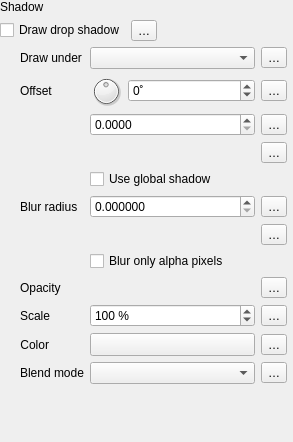
                    <widget class="QWidget" name="scrollAreaWidgetContents_8">
                     <property name="geometry">
                      <rect>
                       <x>0</x>
                       <y>0</y>
                       <width>293</width>
                       <height>442</height>
                      </rect>
                     </property>
                     <layout class="QVBoxLayout" name="verticalLayout_22">
                      <property name="leftMargin">
                       <number>0</number>
                      </property>
                      <property name="topMargin">
                       <number>0</number>
                      </property>
                      <property name="rightMargin">
                       <number>6</number>
                      </property>
                      <property name="bottomMargin">
                       <number>0</number>
                      </property>
                      <item>
                       <layout class="QGridLayout" name="gridLayout_38">
                        <item row="1" column="2">
                         <spacer name="horizontalSpacer_14">
                          <property name="orientation">
                           <enum>Qt::Orientation::Horizontal</enum>
                          </property>
                          <property name="sizeHint" stdset="0">
                           <size>
                            <width>0</width>
                            <height>20</height>
                           </size>
                          </property>
                         </spacer>
                        </item>
                        <item row="1" column="0">
                         <widget class="QCheckBox" name="mShadowDrawChkBx">
                          <property name="sizePolicy">
                           <sizepolicy hsizetype="Maximum" vsizetype="Fixed">
                            <horstretch>0</horstretch>
                            <verstretch>0</verstretch>
                           </sizepolicy>
                          </property>
                          <property name="text">
                           <string>Draw drop shadow</string>
                          </property>
                         </widget>
                        </item>
                        <item row="1" column="1">
                         <widget class="QgsPropertyOverrideButton" name="mShadowDrawDDBtn">
                          <property name="text">
                           <string>…</string>
                          </property>
                         </widget>
                        </item>
                        <item row="2" column="0" colspan="3">
                         <widget class="QFrame" name="mShadowFrame">
                          <layout class="QGridLayout" name="gridLayout_7">
                           <property name="leftMargin">
                            <number>20</number>
                           </property>
                           <property name="topMargin">
                            <number>0</number>
                           </property>
                           <property name="rightMargin">
                            <number>0</number>
                           </property>
                           <property name="bottomMargin">
                            <number>0</number>
                           </property>
                           <item row="10" column="1">
                            <widget class="QgsColorButton" name="mShadowColorBtn">
                             <property name="sizePolicy">
                              <sizepolicy hsizetype="Expanding" vsizetype="Fixed">
                               <horstretch>0</horstretch>
                               <verstretch>0</verstretch>
                              </sizepolicy>
                             </property>
                            </widget>
                           </item>
                           <item row="5" column="1">
                            <widget class="QgsDoubleSpinBox" name="mShadowRadiusDblSpnBx">
                             <property name="decimals">
                              <number>6</number>
                             </property>
                             <property name="maximum">
                              <double>999999999.990000009536743</double>
                             </property>
                             <property name="showClearButton" stdset="0">
                              <bool>false</bool>
                             </property>
                            </widget>
                           </item>
                           <item row="9" column="0">
                            <widget class="QLabel" name="label_29">
                             <property name="text">
                              <string>Scale</string>
                             </property>
                            </widget>
                           </item>
                           <item row="5" column="0">
                            <widget class="QLabel" name="label_27">
                             <property name="text">
                              <string>Blur radius</string>
                             </property>
                            </widget>
                           </item>
                           <item row="7" column="1">
                            <widget class="QCheckBox" name="mShadowRadiusAlphaChkBx">
                             <property name="sizePolicy">
                              <sizepolicy hsizetype="MinimumExpanding" vsizetype="Fixed">
                               <horstretch>0</horstretch>
                               <verstretch>0</verstretch>
                              </sizepolicy>
                             </property>
                             <property name="text">
                              <string>Blur only alpha pixels</string>
                             </property>
                            </widget>
                           </item>
                           <item row="2" column="1">
                            <widget class="QgsDoubleSpinBox" name="mShadowOffsetSpnBx">
                             <property name="decimals">
                              <number>4</number>
                             </property>
                             <property name="minimum">
                              <double>0.000000000000000</double>
                             </property>
                             <property name="maximum">
                              <double>9999999.000000000000000</double>
                             </property>
                             <property name="singleStep">
                              <double>0.100000000000000</double>
                             </property>
                             <property name="showClearButton" stdset="0">
                              <bool>false</bool>
                             </property>
                            </widget>
                           </item>
                           <item row="4" column="1">
                            <widget class="QCheckBox" name="mShadowOffsetGlobalChkBx">
                             <property name="sizePolicy">
                              <sizepolicy hsizetype="MinimumExpanding" vsizetype="Fixed">
                               <horstretch>0</horstretch>
                               <verstretch>0</verstretch>
                              </sizepolicy>
                             </property>
                             <property name="toolTip">
                              <string>Label's rotation is ignored</string>
                             </property>
                             <property name="text">
                              <string>Use global shadow</string>
                             </property>
                            </widget>
                           </item>
                           <item row="11" column="1">
                            <widget class="QgsBlendModeComboBox" name="mShadowBlendCmbBx"/>
                           </item>
                           <item row="1" column="1">
                            <layout class="QHBoxLayout" name="horizontalLayout_24">
                             <item>
                              <widget class="QDial" name="mShadowOffsetAngleDial">
                               <property name="minimumSize">
                                <size>
                                 <width>32</width>
                                 <height>32</height>
                                </size>
                               </property>
                               <property name="maximumSize">
                                <size>
                                 <width>32</width>
                                 <height>32</height>
                                </size>
                               </property>
                               <property name="minimum">
                                <number>-180</number>
                               </property>
                               <property name="maximum">
                                <number>180</number>
                               </property>
                               <property name="value">
                                <number>0</number>
                               </property>
                               <property name="invertedControls">
                                <bool>true</bool>
                               </property>
                               <property name="wrapping">
                                <bool>true</bool>
                               </property>
                              </widget>
                             </item>
                             <item>
                              <widget class="QgsSpinBox" name="mShadowOffsetAngleSpnBx">
                               <property name="wrapping">
                                <bool>true</bool>
                               </property>
                               <property name="suffix">
                                <string>˚</string>
                               </property>
                               <property name="minimum">
                                <number>-360</number>
                               </property>
                               <property name="maximum">
                                <number>360</number>
                               </property>
                               <property name="showClearButton" stdset="0">
                                <bool>false</bool>
                               </property>
                              </widget>
                             </item>
                            </layout>
                           </item>
                           <item row="0" column="1">
                            <widget class="QComboBox" name="mShadowUnderCmbBx">
                             <property name="minimumSize">
                              <size>
                               <width>150</width>
                               <height>0</height>
                              </size>
                             </property>
                            </widget>
                           </item>
                           <item row="0" column="0">
                            <widget class="QLabel" name="label_17">
                             <property name="text">
                              <string>Draw under</string>
                             </property>
                            </widget>
                           </item>
                           <item row="9" column="1">
                            <widget class="QgsSpinBox" name="mShadowScaleSpnBx">
                             <property name="suffix">
                              <string> %</string>
                             </property>
                             <property name="maximum">
                              <number>2000</number>
                             </property>
                             <property name="value">
                              <number>100</number>
                             </property>
                             <property name="showClearButton" stdset="0">
                              <bool>false</bool>
                             </property>
                            </widget>
                           </item>
                           <item row="11" column="0">
                            <widget class="QLabel" name="label_30">
                             <property name="text">
                              <string>Blend mode</string>
                             </property>
                            </widget>
                           </item>
                           <item row="1" column="0">
                            <widget class="QLabel" name="label_9">
                             <property name="text">
                              <string>Offset</string>
                             </property>
                            </widget>
                           </item>
                           <item row="10" column="0">
                            <widget class="QLabel" name="label_33">
                             <property name="sizePolicy">
                              <sizepolicy hsizetype="Maximum" vsizetype="Preferred">
                               <horstretch>0</horstretch>
                               <verstretch>0</verstretch>
                              </sizepolicy>
                             </property>
                             <property name="text">
                              <string>Color</string>
                             </property>
                             <property name="alignment">
                              <set>Qt::AlignmentFlag::AlignRight|Qt::AlignmentFlag::AlignTrailing|Qt::AlignmentFlag::AlignVCenter</set>
                             </property>
                            </widget>
                           </item>
                           <item row="8" column="0">
                            <widget class="QLabel" name="label_28">
                             <property name="text">
                              <string>Opacity</string>
                             </property>
                            </widget>
                           </item>
                           <item row="0" column="2">
                            <widget class="QgsPropertyOverrideButton" name="mShadowUnderDDBtn">
                             <property name="text">
                              <string>…</string>
                             </property>
                            </widget>
                           </item>
                           <item row="1" column="2">
                            <widget class="QgsPropertyOverrideButton" name="mShadowOffsetAngleDDBtn">
                             <property name="text">
                              <string>…</string>
                             </property>
                            </widget>
                           </item>
                           <item row="2" column="2">
                            <widget class="QgsPropertyOverrideButton" name="mShadowOffsetDDBtn">
                             <property name="text">
                              <string>…</string>
                             </property>
                            </widget>
                           </item>
                           <item row="3" column="2">
                            <widget class="QgsPropertyOverrideButton" name="mShadowOffsetUnitsDDBtn">
                             <property name="text">
                              <string>…</string>
                             </property>
                            </widget>
                           </item>
                           <item row="5" column="2">
                            <widget class="QgsPropertyOverrideButton" name="mShadowRadiusDDBtn">
                             <property name="text">
                              <string>…</string>
                             </property>
                            </widget>
                           </item>
                           <item row="6" column="2">
                            <widget class="QgsPropertyOverrideButton" name="mShadowRadiusUnitsDDBtn">
                             <property name="text">
                              <string>…</string>
                             </property>
                            </widget>
                           </item>
                           <item row="8" column="2">
                            <widget class="QgsPropertyOverrideButton" name="mShadowOpacityDDBtn">
                             <property name="text">
                              <string>…</string>
                             </property>
                            </widget>
                           </item>
                           <item row="9" column="2">
                            <widget class="QgsPropertyOverrideButton" name="mShadowScaleDDBtn">
                             <property name="text">
                              <string>…</string>
                             </property>
                            </widget>
                           </item>
                           <item row="10" column="2">
                            <widget class="QgsPropertyOverrideButton" name="mShadowColorDDBtn">
                             <property name="text">
                              <string>…</string>
                             </property>
                            </widget>
                           </item>
                           <item row="11" column="2">
                            <widget class="QgsPropertyOverrideButton" name="mShadowBlendDDBtn">
                             <property name="text">
                              <string>…</string>
                             </property>
                            </widget>
                           </item>
                           <item row="3" column="1">
                            <widget class="QgsUnitSelectionWidget" name="mShadowOffsetUnitWidget" native="true">
                             <property name="focusPolicy">
                              <enum>Qt::FocusPolicy::StrongFocus</enum>
                             </property>
                            </widget>
                           </item>
                           <item row="6" column="1">
                            <widget class="QgsUnitSelectionWidget" name="mShadowRadiusUnitWidget" native="true">
                             <property name="focusPolicy">
                              <enum>Qt::FocusPolicy::StrongFocus</enum>
                             </property>
                            </widget>
                           </item>
                           <item row="8" column="1">
                            <widget class="QgsOpacityWidget" name="mShadowOpacityWidget" native="true">
                             <property name="focusPolicy">
                              <enum>Qt::FocusPolicy::StrongFocus</enum>
                             </property>
                            </widget>
                           </item>
                          </layout>
                         </widget>
                        </item>
                        <item row="0" column="0">
                         <widget class="QLabel" name="label_39">
                          <property name="text">
                           <string>Shadow</string>
                          </property>
                         </widget>
                        </item>
                       </layout>
                      </item>
                      <item>
                       <spacer name="verticalSpacer_7">
                        <property name="orientation">
                         <enum>Qt::Orientation::Vertical</enum>
                        </property>
                        <property name="sizeHint" stdset="0">
                         <size>
                          <width>20</width>
                          <height>0</height>
                         </size>
                        </property>
                       </spacer>
                      </item>
                     </layout>
                    </widget>
